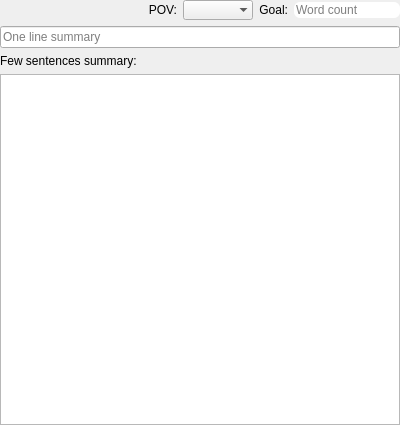
<?xml version="1.0" encoding="UTF-8"?>
<ui version="4.0">
 <class>basicItemView</class>
 <widget class="QWidget" name="basicItemView">
  <property name="geometry">
   <rect>
    <x>0</x>
    <y>0</y>
    <width>400</width>
    <height>425</height>
   </rect>
  </property>
  <property name="windowTitle">
   <string>Form</string>
  </property>
  <layout class="QVBoxLayout" name="verticalLayout">
   <property name="margin">
    <number>0</number>
   </property>
   <item>
    <layout class="QHBoxLayout" name="horizontalLayout_11">
     <item>
      <spacer name="horizontalSpacer_8">
       <property name="orientation">
        <enum>Qt::Horizontal</enum>
       </property>
       <property name="sizeHint" stdset="0">
        <size>
         <width>40</width>
         <height>20</height>
        </size>
       </property>
      </spacer>
     </item>
     <item>
      <widget class="QLabel" name="lblPlanPOV">
       <property name="text">
        <string>POV:</string>
       </property>
       <property name="alignment">
        <set>Qt::AlignRight|Qt::AlignTrailing|Qt::AlignVCenter</set>
       </property>
      </widget>
     </item>
     <item>
      <widget class="cmbOutlineCharacterChoser" name="cmbPOV">
       <property name="frame">
        <bool>false</bool>
       </property>
      </widget>
     </item>
     <item>
      <widget class="QLabel" name="lblGoal">
       <property name="text">
        <string>Goal:</string>
       </property>
       <property name="alignment">
        <set>Qt::AlignRight|Qt::AlignTrailing|Qt::AlignVCenter</set>
       </property>
      </widget>
     </item>
     <item>
      <widget class="lineEditView" name="txtGoal">
       <property name="sizePolicy">
        <sizepolicy hsizetype="Fixed" vsizetype="Fixed">
         <horstretch>0</horstretch>
         <verstretch>0</verstretch>
        </sizepolicy>
       </property>
       <property name="autoFillBackground">
        <bool>false</bool>
       </property>
       <property name="styleSheet">
        <string notr="true">border-radius: 6px;</string>
       </property>
       <property name="frame">
        <bool>false</bool>
       </property>
       <property name="placeholderText">
        <string>Word count</string>
       </property>
      </widget>
     </item>
    </layout>
   </item>
   <item>
    <widget class="lineEditView" name="txtSummarySentence">
     <property name="text">
      <string/>
     </property>
     <property name="placeholderText">
      <string>One line summary</string>
     </property>
    </widget>
   </item>
   <item>
    <widget class="QLabel" name="label_9">
     <property name="text">
      <string>Few sentences summary:</string>
     </property>
    </widget>
   </item>
   <item>
    <widget class="MDEditCompleter" name="txtSummaryFull"/>
   </item>
  </layout>
 </widget>
 <customwidgets>
  <customwidget>
   <class>MDEditCompleter</class>
   <extends>QTextEdit</extends>
   <header>manuskript.ui.views.MDEditCompleter.h</header>
  </customwidget>
  <customwidget>
   <class>cmbOutlineCharacterChoser</class>
   <extends>QComboBox</extends>
   <header>manuskript.ui.views.cmbOutlineCharacterChoser.h</header>
  </customwidget>
  <customwidget>
   <class>lineEditView</class>
   <extends>QLineEdit</extends>
   <header>manuskript.ui.views.lineEditView.h</header>
  </customwidget>
 </customwidgets>
 <resources/>
 <connections/>
</ui>
